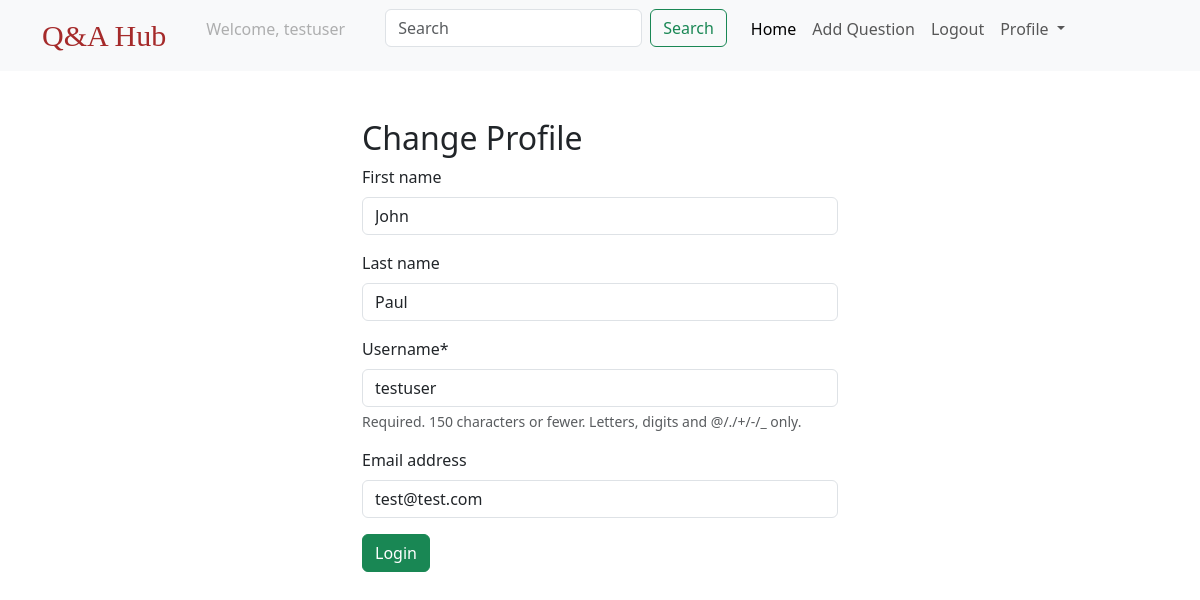
Page /profile/ (signed in) on the committed database.
### users/models.py (models this page shows)
class CustomUser(AbstractUser):
    pass

### questions/views.py (the view)
# urls.py: path("profile/", change_profile, name="profile"),
@login_required
def change_profile(request):
    if request.method == "POST":
        form = ProfileForm(request.POST, instance=request.user)
        if form.is_valid():
            form.save()
            messages.success(request, "Profile has been updated successfully!")
    form = ProfileForm(instance=request.user)
    return render(request, "registration/profile.html", {"form": form})

### questions/forms.py
class ProfileForm(forms.ModelForm):
    class Meta:
        model = User
        fields = ("first_name", "last_name", "username", "email")

### template/registration/profile.html (shortened to what this page needs)
{% extends 'base.html' %}
{% load crispy_forms_tags %}
{% block body %}
<div class="container mt-5 profile-style ">
    <h2>Change Profile</h2>
    <form method="post" action="" novalidate>
        {{form | crispy}}
        <input type="submit" value="Login" class="btn btn-success"/>
    </form>
</div>
{% endblock %}

### template/navbar.html (shortened to what this page needs)
<nav class="navbar navbar-expand-lg bg-body-tertiary">
    <div class="container">
      <a class="navbar-brand text-style" href="{% url 'qlist' %}">Q&A Hub</a>
      <div class="collapse navbar-collapse" id="navbarSupportedContent">
        <ul class="navbar-nav me-auto mb-2 mb-lg-0">
          {% if request.user.is_authenticated %}
            <li class="nav-item mx-3">
                <a class="nav-link disabled">Welcome, {{request.user.username}}</a>
              </li>
              <form class="d-flex mx-3" role="search">
                <input class="form-control me-2" type="search" placeholder="Search" aria-label="Search" name="searchbar">
                <button class="btn btn-outline-success" type="submit">Search</button>
              </form>
          <li class="nav-item">
            <a class="nav-link active" aria-current="page" href="{% url 'qlist' %}">Home</a>
          </li>
          <li class="nav-item">
            <a class="nav-link" href="{% url 'create_question' %}">Add Question</a>
          </li>
          <li class="nav-item">
            <a class="nav-link" href="{% url 'logout'%}">Logout</a>
          </li>
          <li class="nav-item dropdown">
            <a class="nav-link dropdown-toggle" href="#" role="button" data-bs-toggle="dropdown" aria-expanded="false">
              Profile
            </a>
          </li>
         {% endif %}
        </ul>
      </div>
    </div>
  </nav>

### template/registration/profile.html (style rules this page uses)
.profile-style { width:500px; height: auto; }

### template/navbar.html (style rules this page uses)
.text-style { font-size: 30px !important; font-family: fantasy !important; color: brown !important; }

### rows in the picture
CustomUser: user.username "testuser", first_name "John", last_name "Paul", username "testuser", email "test@test.com"
